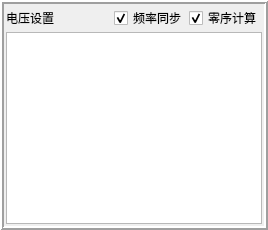
          <widget class="QFrame" name="frame_4">
           <property name="sizePolicy">
            <sizepolicy hsizetype="Expanding" vsizetype="Expanding">
             <horstretch>0</horstretch>
             <verstretch>0</verstretch>
            </sizepolicy>
           </property>
           <property name="frameShape">
            <enum>QFrame::Box</enum>
           </property>
           <property name="frameShadow">
            <enum>QFrame::Raised</enum>
           </property>
           <property name="lineWidth">
            <number>2</number>
           </property>
           <layout class="QGridLayout" name="gridLayout_2">
            <property name="leftMargin">
             <number>2</number>
            </property>
            <property name="topMargin">
             <number>2</number>
            </property>
            <property name="rightMargin">
             <number>2</number>
            </property>
            <property name="bottomMargin">
             <number>2</number>
            </property>
            <property name="spacing">
             <number>2</number>
            </property>
            <item row="0" column="1">
             <widget class="QCheckBox" name="freq_set">
              <property name="text">
               <string>频率同步</string>
              </property>
              <property name="checked">
               <bool>true</bool>
              </property>
             </widget>
            </item>
            <item row="0" column="0">
             <widget class="QLabel" name="label_7">
              <property name="sizePolicy">
               <sizepolicy hsizetype="Expanding" vsizetype="Fixed">
                <horstretch>0</horstretch>
                <verstretch>0</verstretch>
               </sizepolicy>
              </property>
              <property name="text">
               <string>电压设置</string>
              </property>
             </widget>
            </item>
            <item row="1" column="0" colspan="3">
             <widget class="QTableView" name="u_view">
              <property name="toolTip">
               <string>用于设置电压启动时的配置</string>
              </property>
             </widget>
            </item>
            <item row="0" column="2">
             <widget class="QCheckBox" name="zero_seq">
              <property name="text">
               <string>零序计算</string>
              </property>
              <property name="checked">
               <bool>true</bool>
              </property>
             </widget>
            </item>
           </layout>
          </widget>
